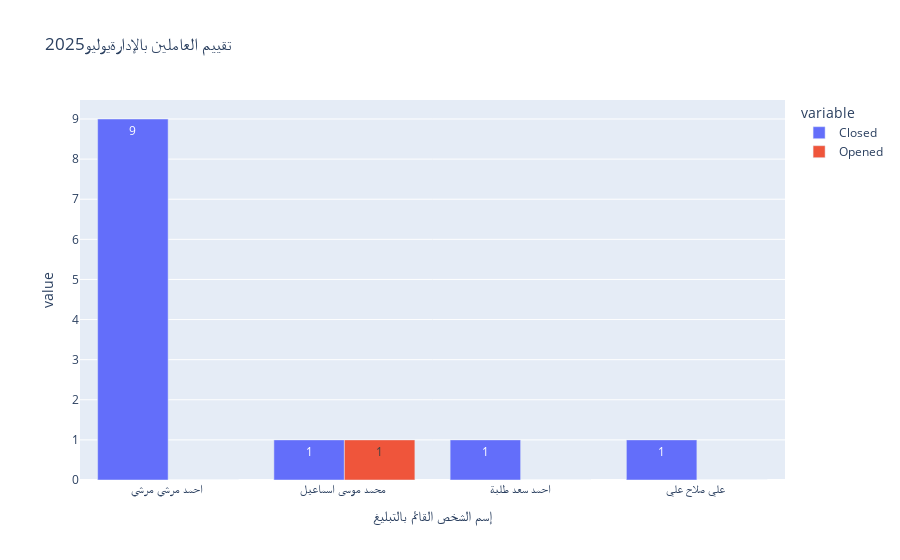

Notebook source saved alongside this figure:
### Code cell
px.bar(data_frame=ncr_hse7,x='إسم الشخص القائم بالتبليغ',
       y=['Closed', 'Opened'], 
       barmode='group',text_auto=True,
       title=' تقييم العاملين باﻹدارةيوليو2025')

### Figure 1 — Plotly figure (JSON) as saved in the notebook; plotly's stock layout.template omitted (floating-point values rounded to 4 significant figures)
{"data": [{"alignmentgroup": "True", "hovertemplate": "variable=Closed<br>إسم الشخص القائم بالتبليغ=%{x}<br>value=%{y}<extra></extra>", "legendgroup": "Closed", "marker": {"color": "#636efa", "pattern": {"shape": ""}}, "name": "Closed", "offsetgroup": "Closed", "orientation": "v", "showlegend": true, "textposition": "auto", "texttemplate": "%{y}", "type": "bar", "x": ["احمد مرسي مرسي ", "محمد موسى اسماعيل ", "احمد سعد طلبة", "علي صلاح علي "], "xaxis": "x", "y": [9, 1, 1, 1], "yaxis": "y"}, {"alignmentgroup": "True", "hovertemplate": "variable=Opened<br>إسم الشخص القائم بالتبليغ=%{x}<br>value=%{y}<extra></extra>", "legendgroup": "Opened", "marker": {"color": "#EF553B", "pattern": {"shape": ""}}, "name": "Opened", "offsetgroup": "Opened", "orientation": "v", "showlegend": true, "textposition": "auto", "texttemplate": "%{y}", "type": "bar", "x": ["احمد مرسي مرسي ", "محمد موسى اسماعيل ", "احمد سعد طلبة", "علي صلاح علي "], "xaxis": "x", "y": [0, 1, 0, 0], "yaxis": "y"}], "layout": {"barmode": "group", "legend": {"title": {"text": "variable"}, "tracegroupgap": 0}, "title": {"text": " تقييم العاملين باﻹدارةيوليو2025"}, "xaxis": {"anchor": "y", "domain": [0, 1], "title": {"text": "إسم الشخص القائم بالتبليغ"}}, "yaxis": {"anchor": "x", "domain": [0, 1], "title": {"text": "value"}}}}
